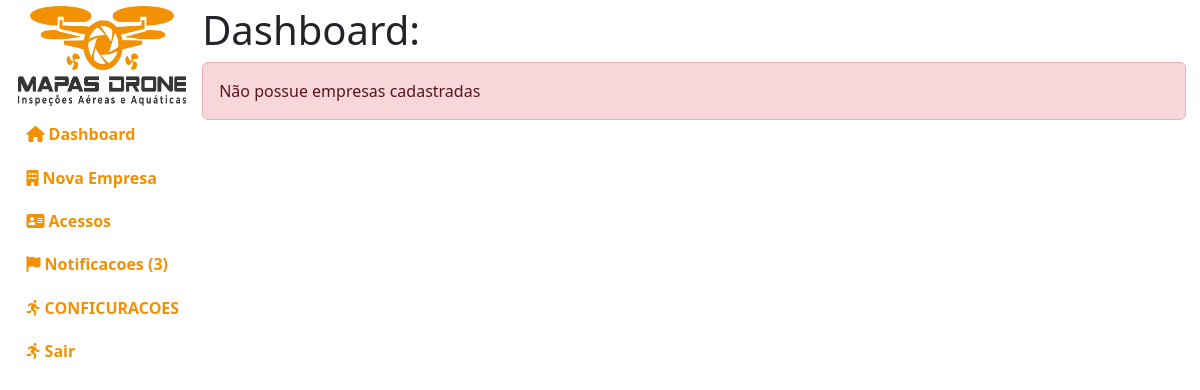
Before: /administracao/ (signed in) with the older database file.
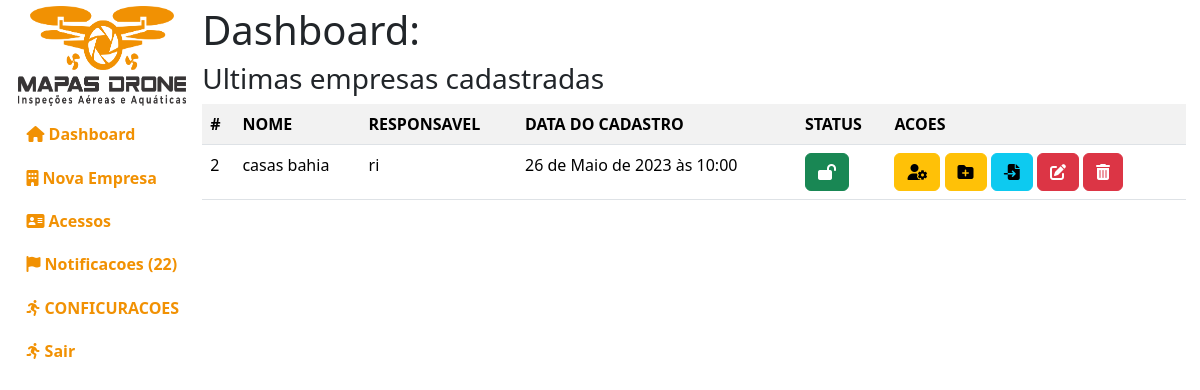
After: the same page with the newer database file.
### empresa/models.py (models this page shows, shortened)
class Empresa(models.Model):
    cnpj = models.CharField(max_length=18, default="", unique=True)
    slug_da_empresa = models.CharField(max_length=255, default="", unique=True)
    nome_da_empresa = models.CharField(max_length=255, default="", unique=True)
    nome_do_responsavel = models.CharField(
        max_length=255, default="", unique=True)
    telefone = models.CharField(max_length=16, default="", unique=True)
    pasta = models.CharField(max_length=255, default="")
    criado = models.DateTimeField(default=timezone.now)
    ativo = models.BooleanField(default=True)
    class Meta:
        db_table = "empresa"
        verbose_name = "Empresa"
        verbose_name_plural = "Empresas"
        ordering = ["-id"]

### administracao/views.py (the view)
# urls.py: path("", views.index),
def index(request):
    if request.user.is_authenticated and request.user.is_superuser:
        empresas = Empresa.objects.all()
        notificacoes = pega_notificacoes()
        context = {"empresas": empresas, "notificacoes": notificacoes}
        return render(request, "administracao/public/home.html", context)
    info(request, msg="Voce nao tem permissao para acessar essa pagina!")
    return redirect("/")

### administracao/views.py (called while the page is built)
def pega_notificacoes():
    notificacoes = Notificacoes.objects.all()
    return notificacoes

### templates/administracao/public/home.html (shortened to what this page needs)
{% extends 'base.html' %}
{% load static %}
{% load django_bootstrap5 %}
{% block css %}
<link rel="stylesheet" href="{% static 'index/css/administracao.css' %}">
{% endblock %}
{% block ld %}
<h1>Dashboard:</h1>
<div class="ultimas-empresas">
    {% if empresas %}
        <h3>Ultimas empresas cadastradas</h3>
        <table class="table table-striped">
            <tr>
                <th>#</th>
                <th>NOME</th>
                <th>RESPONSAVEL</th>
                <th>DATA DO CADASTRO</th>
                <th>STATUS</th>
                <th>ACOES</th>
            </tr>
            {% for empresa in empresas%}
            <tr>
                <td>{{empresa.id}}</td>
                <td>{{empresa.nome_da_empresa}}</td>
                <td>{{empresa.nome_do_responsavel}}</td>
                <td>{{empresa.criado}}</td>
                <td>
                    {% if empresa.ativo %}
                        <a class="btn btn-success" href="/empresa/ativar/{{empresa.id}}/desativar/"
                            data-toggle="tooltip" data-placement="top" title="Ativa/Desativar empresa">
                            <i class="fa-solid fa-lock-open"></i>
                        </a>
                    {% else %}
                        <a class="btn btn-danger" href="/empresa/ativar/{{empresa.id}}/ativar/"
                            data-toggle="tooltip" data-placement="top" title="Ativa/Desativar empresa">
                            <i class="fa-solid fa-lock"></i>
                        </a>
                    {% endif %}
                </td>
                <td>
                    <a class="btn btn-warning" href="usuarios/{{empresa.slug_da_empresa}}"
                        data-toggle="tooltip" data-placement="top" title="Gerenciar usuarios">
                        <i class="fa-solid fa-user-gear"></i>
                    </a>
                    <a class="btn btn-warning" href="projetos/{{empresa.slug_da_empresa}}"
                        data-toggle="tooltip" data-placement="top" title="Gerenciar Projetos">
                        <i class="fa-solid fa-folder-plus"></i>
                    </a>
                    <a class="btn btn-info" href="arquivos/{{empresa.slug_da_empresa}}/"
                        data-toggle="tooltip" data-placement="top" title="Gerenciar Arquivos">
                        <i class="fa-solid fa-file-import"></i>
                    </a>
                    <a class="btn btn-danger" href="/empresa/editar/{{empresa.id}}"
                        data-toggle="tooltip" data-placement="top" title="Editar empresa">
                        <i class="fa-solid fa-pen-to-square"></i>
                    </a>
                    <a class="btn btn-danger" href="/empresa/excluir/{{empresa.id}}"
                    data-toggle="tooltip" data-placement="top" title="Excluir empresa">
                        <i class="fa-solid fa-trash-can"></i>
                    </a>
                </td>
            </tr>
            {% endfor %}
        </table>
    {% else %}
        <div class="alert alert-danger">Não possue empresas cadastradas</div>
    {% endif %}
</div>
{% endblock %}

Changed rows visible on the page:
added Empresa: id "2", nome_da_empresa "casas bahia", nome_do_responsavel "ri", criado "26 de Maio de 2023 às 10:00"
Other visible differences:
{{ notificacoes|length }}: "3" → "22"
text no longer shown: "Não possue empresas cadastradas"
text now shown: "Ultimas empresas cadastradas # NOME RESPONSAVEL DATA DO CADASTRO STATUS ACOES"
